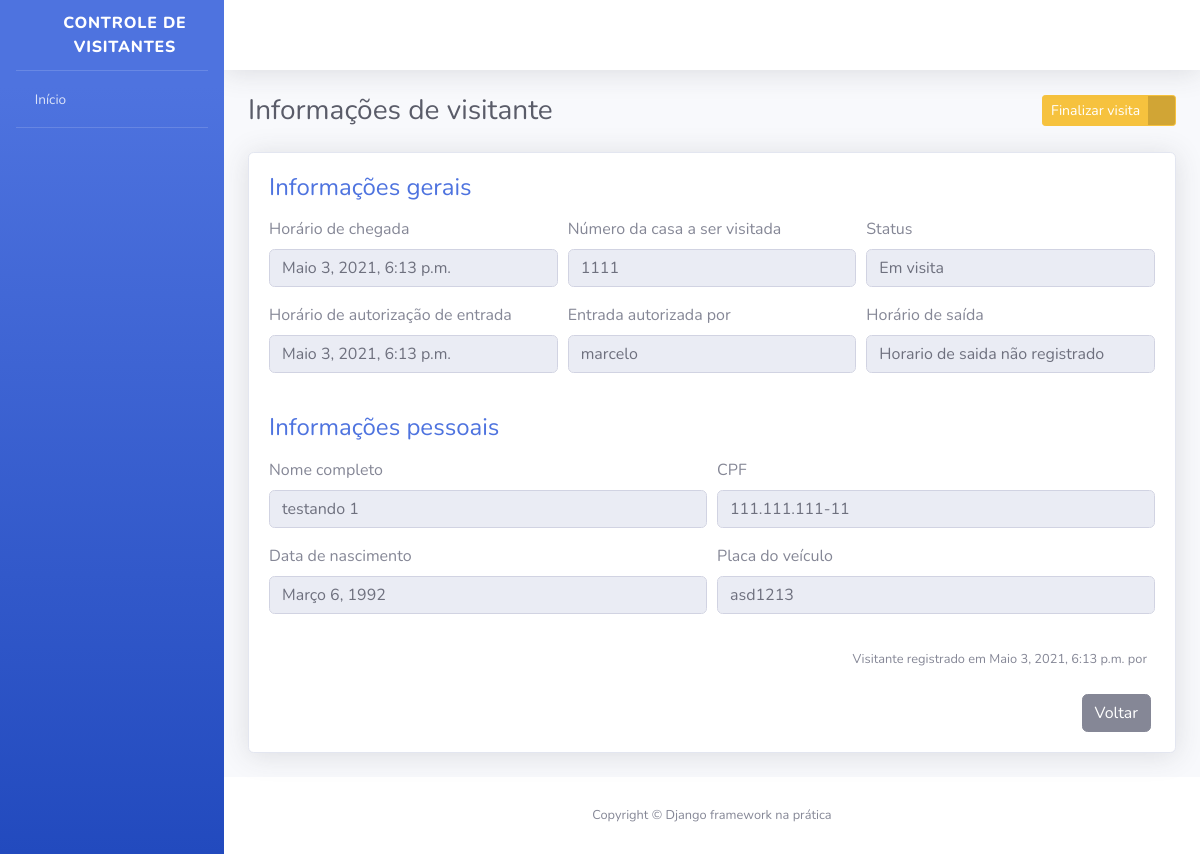
The page /visitantes/9/ (signed in) on the database as committed earlier.
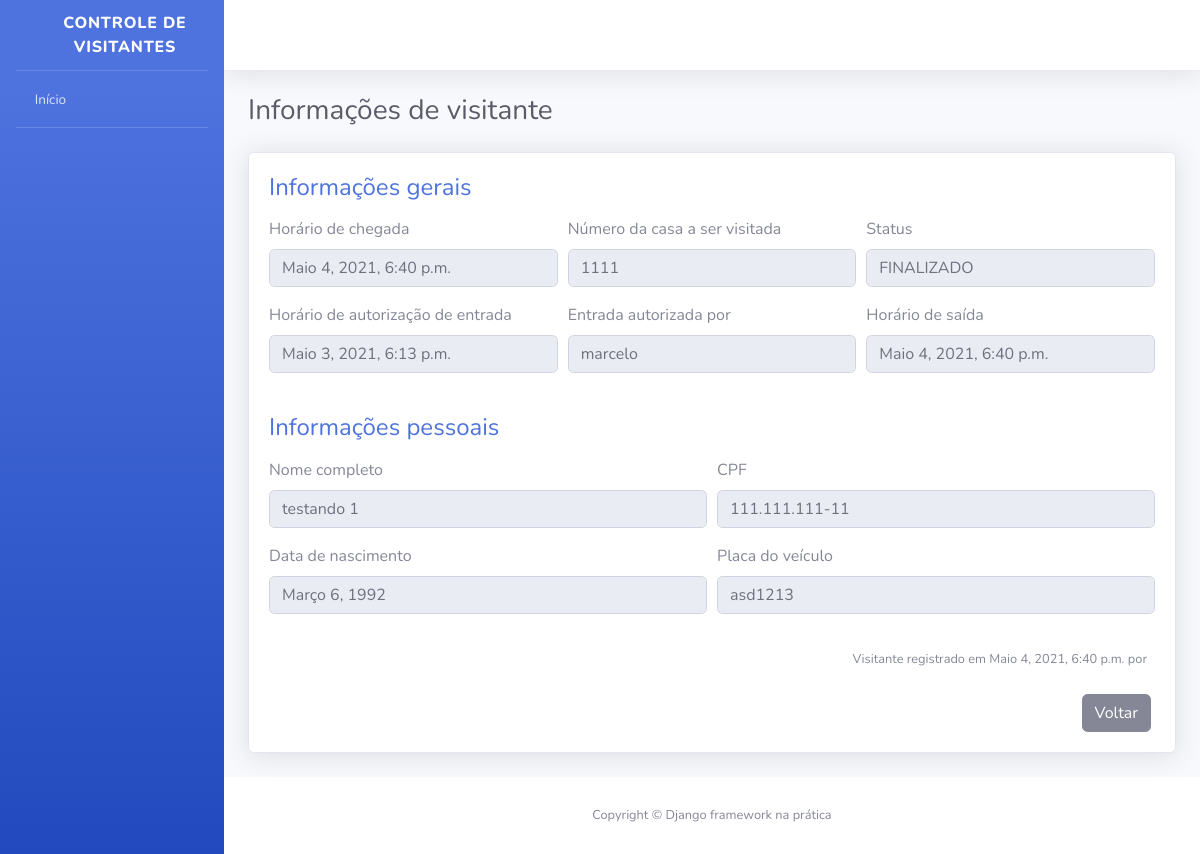
The same page on the database as committed later.
### visitantes/models.py (models this page shows, shortened)
class Visitante(models.Model):
    STATUS_VISITANTE =[
        ("AGUARDANDO", "Aguardando visitante"),
        ("EM_VISITA", "Em visita"),
        ("VISITA_FINALIZADA","Visita finalizada")
    ]
    status = models.CharField(
        verbose_name="Status",
        max_length=20,
        choices=STATUS_VISITANTE,
        default="AGUARDANDO"
    )
    nome_completo =models.CharField(
        verbose_name="Nome Completo",
        max_length=190,
    )
    cpf = models.CharField(
        verbose_name= "CPF",
        max_length=11,
    )
    data_nascimento = models.DateField(
        verbose_name= "Data de Nascimento",
        auto_now=False,
        auto_now_add=False,
    )
    numero_casa = models.PositiveIntegerField(
        verbose_name= "Número da Casa a ser visitada",
    )
    placa_veiculo = models.CharField(
        verbose_name= "Placa do Veiculo",
        max_length=7,
        blank=True,
        null=True,
    )
    horario_chegada = models.DateTimeField(
        verbose_name= " Hora da chegada na portaria",
        auto_now=True,
    )
    horario_saida = models.DateTimeField(
        verbose_name= "Horario de saida do codomínio",
        auto_now=False,
        blank=True,
        null=True,
    )
    horario_permitido = models.DateTimeField(
        verbose_name= "Horario de autorização de entrada",
        auto_now=False,
        blank=True,
        null=True,
    )
    morador_responsavel = models.CharField(
        verbose_name= "Morador respponsável",
        max_length=190,
        blank=True,
        null=True,
    )
    porteiro_responsavel = models.ForeignKey(
        "porteiros.Porteiro",
        verbose_name="Porteiro responsável pelo registro",
        on_delete=models.PROTECT
    )
    def get_horario_saida(self):
        if self.horario_saida:
            return self.horario_saida
        return "Horario de saida não registrado"
    def get_horario_permitido(self):
        if self.horario_permitido:
            return self.horario_permitido
        return "Visitante aguardando autorização"
    def get_morador_responsavel(self):
        if self.morador_responsavel:
            return self.morador_responsavel
        return "Visitante aguardando autorização"
    def get_placa_veiculo(self):
        if self.placa_veiculo:
            return self.placa_veiculo
        return "Veiculo não registrado"
    def get_cpf(self):
        if self.cpf:
            cpf = str(self.cpf)
            cpf_parte_um = cpf[0:3]
            cpf_parte_dois = cpf[3:6]
            cpf_parte_tres = cpf[6:9]
            cpf_parte_quatro = cpf[9:]
            cpf_formatado = f"{cpf_parte_um}.{cpf_parte_dois}.{cpf_parte_tres}-{cpf_parte_quatro}"
            return cpf_formatado
    class Meta:
        verbose_name = "Visitante"
        verbose_name_plural = "Visitantes"
        db_table = "visitante"

### visitantes/views.py (the view, shortened to what this page needs)
@login_required
def informacoes_visitante(request, id):
    visitante = get_object_or_404(
        Visitante,
        id=id
    )
    form = AutorizaVisitanteForm()
    context = {
        "nome_pagina": " Informações de visitante",
        "visitante": visitante,
        "form": form
    }
    return render(request, "informacoes_visitante.html", context)

### visitantes/forms.py
class AutorizaVisitanteForm(forms.ModelForm):
    morador_responsavel = forms.CharField(required=True)
    class Meta:
            model = Visitante
            fields = [
                   "morador_responsavel"
                ]
            error_messages ={
                    "morador_responsavel": {
                        "required":"Por favor, informe o nome do morador responsável por autorizar a entrada"
                    }
                }

### templates/informacoes_visitante.html (shortened to what the changed rows need)
{% extends "base.html" %}
{% load widget_tweaks %}
{% block conteudo %}
<div class="container">
    <div class="d-sm-flex align-items-center justify-content-between mb-4">
        <h1 class="h3 mb-0 text-gray-800">{{ nome_pagina }}</h1>
        <div>
            {% if visitante.status == "EM_VISITA" %}
            <a href="#" class="btn btn-warning btn-icon-split btn-sm" data-toggle="modal" data-target="#modal2">
                <span class="text">Finalizar visita</span>
                <span class="icon text-white-50">
                    <i class="fas fa-door-open"></i>
                </span>
            </a>
            {% endif %}
        </div>
    </div>
    <div class="card shadow mb-4">
        <div class="card-body">
            <form>
                <div class="form-row">
                    <div class="form-group col-md-4">
                        <label>Horário de chegada</label>
                        <input type="text" class="form-control" value="{{ visitante.horario_chegada }}" disabled>
                    </div>
                    <div class="form-group col-md-4">
                        <label>Número da casa a ser visitada</label>
                        <input type="text" class="form-control" value="{{ visitante.numero_casa }}" disabled>
                    </div>
                    <div class="form-group col-md-4">
                        <label>Status</label>
                        <input type="text" class="form-control" value="{{ visitante.get_status_display }}" disabled>
                    </div>
                </div>
                <div class="form-row">
                    <div class="form-group col-md-4">
                        <label>Horário de autorização de entrada</label>
                        <input type="text" class="form-control" value="{{ visitante.get_horario_permitido }}" disabled>
                    </div>
                    <div class="form-group col-md-4">
                        <label>Entrada autorizada por</label>
                        <input type="text" class="form-control" value="{{ visitante.get_morador_responsavel }}" disabled>
                    </div>
                    <div class="form-group col-md-4">
                        <label>Horário de saída</label>
                        <input type="text" class="form-control" value="{{ visitante.get_horario_saida }}" disabled>
                    </div>
                </div>
            </form>
            <form>
                <div class="form-row">
                    <div class="form-group col-md-6">
                        <label>Nome completo</label>
                        <input type="text" class="form-control" value="{{ visitante.nome_completo }}" disabled>
                    </div>
                    <div class="form-group col-md-6">
                        <label>CPF</label>
                        <input type="text" class="form-control" value="{{ visitante.get_cpf }}" disabled>
                    </div>
                </div>
                <div class="form-row">
                    <div class="form-group col-md-6">
                        <label>Data de nascimento</label>
                        <input type="text" class="form-control" value="{{ visitante.data_nascimento }}" disabled>
                    </div>
                    <div class="form-group col-md-6">
                        <label>Placa do veículo</label>
                        <input type="text" class="form-control" value="{{ visitante.get_placa_veiculo }}" disabled>
                    </div>
                </div>
            </form>
            <p class="mr-2 mt-3 mb-4 text-right">
                <small>
                    Visitante registrado em {{ visitante.horario_chegada }} por {{ visitante.registrador__por }}
                </small>
            </p>
        </div>
    </div>
</div>
{% endblock %}

Rows that differ between the two databases and show on the page:
changed Visitante "marcelo": horario_chegada "Maio 3, 2021, 6:13 p.m." → "Maio 4, 2021, 6:40 p.m."; status "Em visita" → "FINALIZADO"; get_horario_saida "Horario de saida não registrado" → "Maio 4, 2021, 6:40 p.m."
Other text that changed with them:
text no longer shown: "Finalizar visita"
